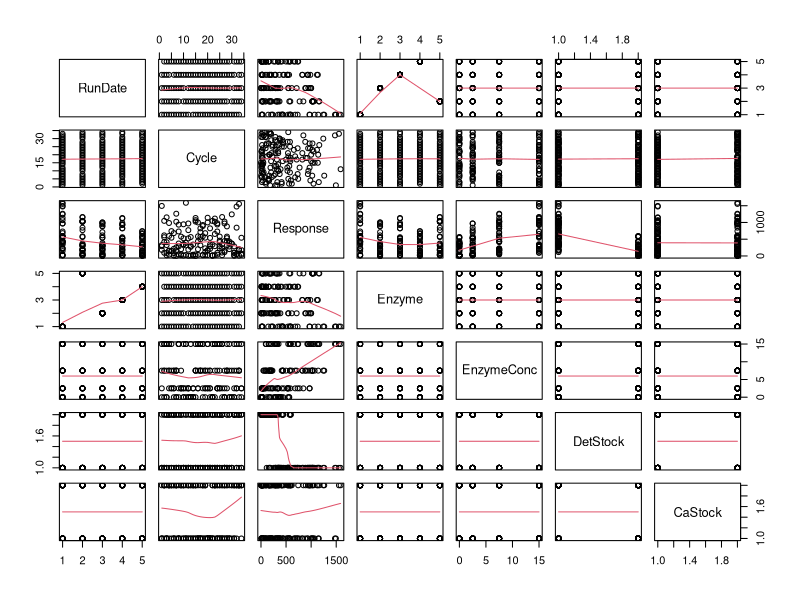
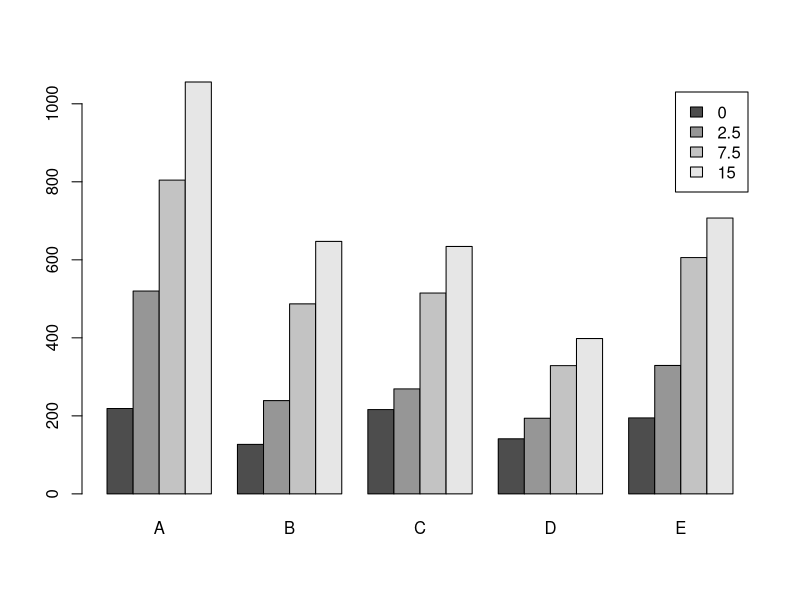
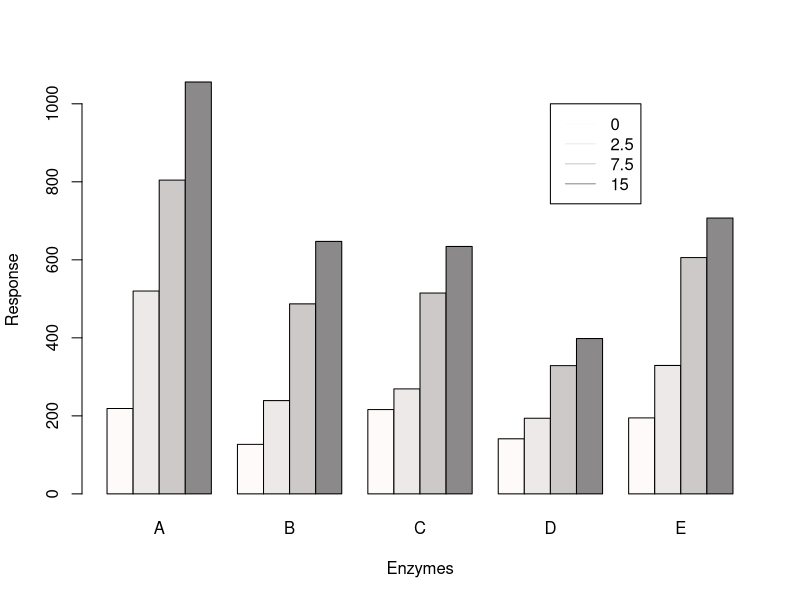
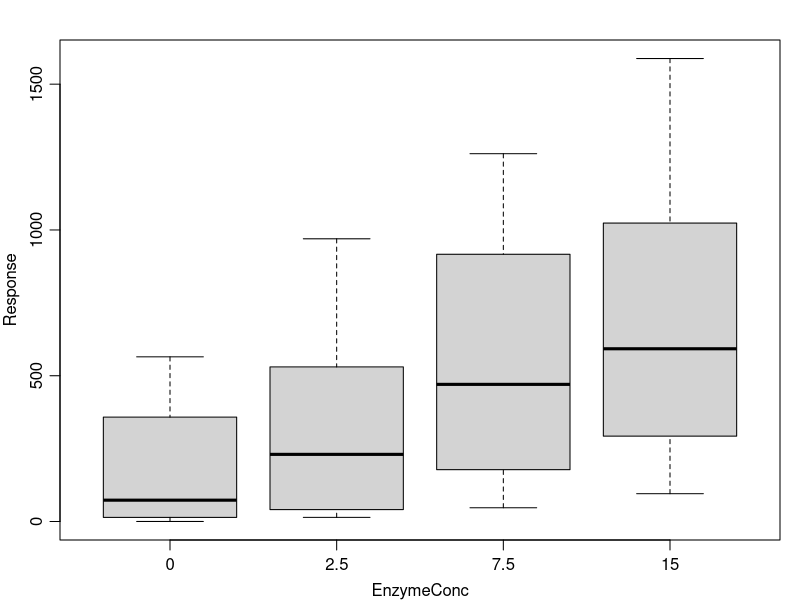
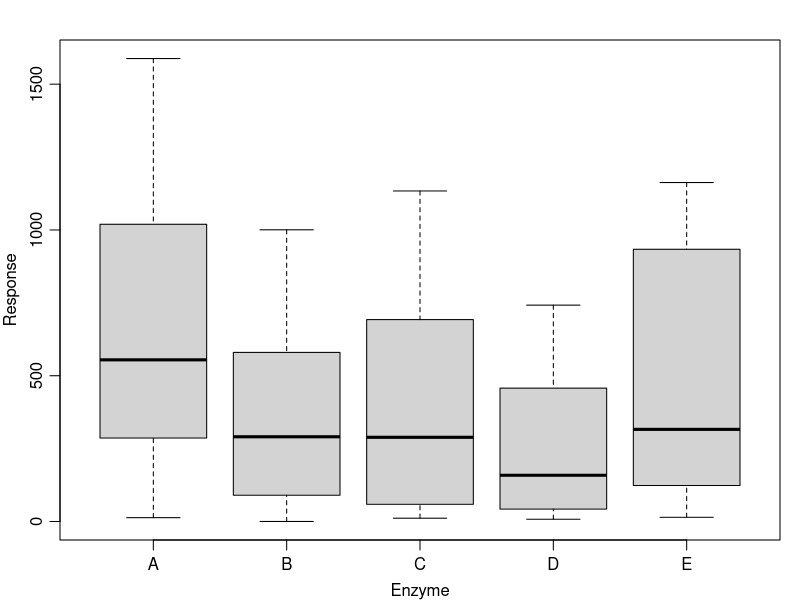
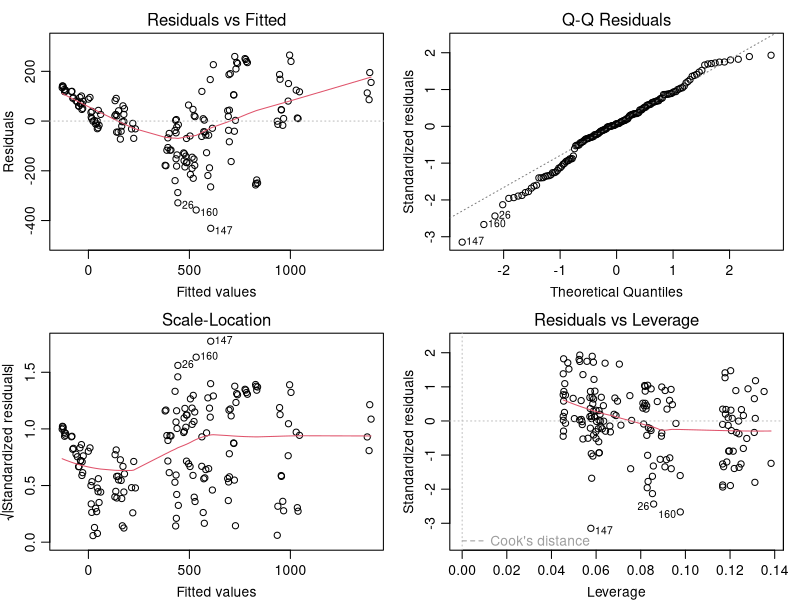

Write the R code that produced these figures, in order. (Note: this script raises an error after producing the figures.)
det <- read.table("SPR.txt",header=TRUE, colClasses = c("factor", "numeric", "numeric", "factor", "numeric", "factor", "factor"))
det$RunDate <- factor(det$RunDate,
                      labels = c("25/11/2008","27/11/2008", "3/12/2008", "5/12/2008", "8/12/2008"))

plot(det, panel=panel.smooth)
summary(det)
barplot(tapply(det$Response,list(det$EnzymeConc, det$Enzyme),mean),beside=TRUE, 
        legend = c("0", "2.5", "7.5", "15"))

barplot(tapply(det$Response,list(det$EnzymeConc, det$Enzyme),mean),beside=TRUE, xlab="Enzymes", ylab="Response", col=c("snow1", "snow2", "snow3", "snow4") )
legend(18, 1000, col=c("snow1", "snow2", "snow3", "snow4"),legend =  c("0", "2.5", "7.5", "15"), lty = 1)



lwd = par(mfrow=c(1,1),mar=c(3,3,2,1),mgp=c(2,0.7,0))
boxplot(Response ~ EnzymeConc,det)
boxplot(Response ~ Enzyme, det)


par(mfrow=c(2,2))
lm1 <- lm(Response ~ RunDate+Cycle+Enzyme*EnzymeConc+DetStock+CaStock, det)
summary(lm1)
plot(lm1)
anova(lm1)
lm2 <- step(lm1)
summary(lm2)
anova(lm2)
drop1(lm2, test="F")
qqPlot(lm4)
lmt <- lm(Response ~ Enzyme * EnzymeConc, det)
library(MASS)
par(mfrow=c(1,1))
boxcox(lm1, data=det)
boxcox(lm1, lambda = seq(-0.5, 1, length.out = 20), data=det)
det$concpow <- det$EnzymeConc^0.4

plot(det$concpow, det$Rpower)

det$logR <- log(det$Response)
lm3<- step(lm(logR ~ RunDate+Cycle+Enzyme*EnzymeConc*DetStock*CaStock, det, subset = -14))
par(mfrow=c(2,2))
plot(lm3, col=as.numeric(as.factor(det$EnzymeConc[-14])))
summary(lm3)
anova(lm3)
AIC(lm3)
drop1(lm3, test="F")
coef(lm3)

det$Rpower <- det$Response^0.4
lm4<- step(lm(Rpower ~ RunDate+Cycle+Enzyme*concpow+DetStock+CaStock, det, subset = -147))
par(mfrow=c(2,2))
plot(lm4, col=as.numeric(as.factor(det$EnzymeConc[-147])))
summary(lm4)
anova(lm4)
AIC(lm4)
AIC(lm3)
drop1(lm4, test="F")
summary(lm5<-update(lm4,.~.-CaStock))
drop1(lm5, test="F")
summary(lm6<-update(lm5,.~.-DetStock:CaStock))
anova(lm6)


anova(lm3, lm5)
AIC(lm3)
AIC(lm5)

plot(det$EnzymeConc, exp(det$logR), col=as.numeric(det$EnzymeA), pch=19)
interaction.plot(det$EnzymeConc, det$Enzyme, det$Rpow, ylim = c(0,1500))

# One style
# Calculating 95% confidence intervals:
pred.d<-expand.grid(Enzyme=levels(det$Enzyme), concpow=seq(0,3, 0.2), DetStock="Det0", CaStock="Ca0")
pred<-predict(lm4,pred.d,int="c")^(5/2) # Predictions on original scale
# Plotting
par(mfrow=c(1,2))
matplot(c(0,15),range(pred),type="n",ylim=c(0,2000), ylab="Response", xlab="Concentration", main="Det0")
matlines((0:15), cbind(matrix(pred[,1],nrow=16,byrow=TRUE),matrix(pred[,2],nrow=16,byrow=TRUE),matrix(pred[,3],nrow=16,byrow=TRUE)),col=2:6,lty=rep(c(1,2,2),each=5),lwd=1)
legend("topleft",legend=levels(det$Enzyme),lty=1,col=2:6)

pred.d<-expand.grid(Enzyme=levels(det$Enzyme),concpow=seq(0,3,0.2),DetStock="Det+", CaStock="Ca0")
pred<- predict(lm4,pred.d,int="c")^(5/2) # Predictions on original scale
matplot(c(0,15),range(pred),type="n",ylim=c(0,2000), ylab="Response", xlab="Concentration", main="Det+")
matlines(0:15, cbind(matrix(pred[,1],nrow=16,byrow=TRUE),matrix(pred[,2],nrow=16,byrow=TRUE),matrix(pred[,3],nrow=16,byrow=TRUE)),col=2:6,lty=rep(c(1,2,2),each=5),lwd=1)
legend("topleft",legend=levels(det$Enzyme),lty=1,col=2:6)

